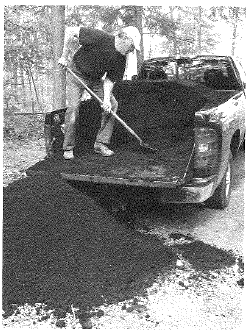
#> input picture img/Test1/q1.png, 249 x 330 px
$ python deskew.py ../img/Test1/q1.png ../img/Test1/q2.png
#> lines starting #> are read from the running program, lines starting #| are printed output that depends on the picture; after the words box and inside, x2 and y2 are one past the last pixel; in counts of white or black regions, pixels touching at a corner belong together
#!/usr/bin/env python3
"""掃描歪斜轉正（題本圖片用）：python3 tools/deskew.py 輸入.png 輸出.png

內容（照片/表格）是白底上的深色區塊：先用非白像素的 minAreaRect 抓傾斜角；
外緣軸對齊、內容卻歪的掃描（minAreaRect 會回 0°）退回霍夫直線，
取近水平長線的中位角。轉正後依內容範圍裁切、留 8px 白邊。
需要 opencv：pip install --break-system-packages opencv-python-headless
"""
import sys

import cv2
import numpy as np

WHITE = 235   # 灰階 >= 此值視為白底


def angle_min_area_rect(gray):
    mask = (gray < WHITE).astype(np.uint8) * 255
    mask = cv2.dilate(mask, np.ones((5, 5), np.uint8), iterations=2)
    _, (w, h), ang = cv2.minAreaRect(cv2.findNonZero(mask))
    if ang < -45:
        ang += 90
    elif ang > 45:
        ang -= 90
    return ang


def angle_hough(gray):
    edges = cv2.Canny(gray, 60, 160)
    lines = cv2.HoughLinesP(edges, 1, np.pi / 720, threshold=40,
                            minLineLength=gray.shape[1] // 4, maxLineGap=6)
    if lines is None:
        return 0.0
    angs = [np.degrees(np.arctan2(y2 - y1, x2 - x1))
            for x1, y1, x2, y2 in lines.reshape(-1, 4)]
    angs = [a for a in angs if abs(a) < 20]
    return float(np.median(angs)) if angs else 0.0


def deskew(src, dst):
#> called with src = '../img/Test1/q1.png', dst = '../img/Test1/q2.png'
    img = cv2.imread(src)
#> img is the input picture: shape (330, 249, 3); min 0, max 255, mean 134.6
    gray = cv2.cvtColor(img, cv2.COLOR_BGR2GRAY)
    ang = angle_min_area_rect(gray)
#> in angle_min_area_rect, `mask = (gray < WHITE).astype(np.uint8) * 255`:
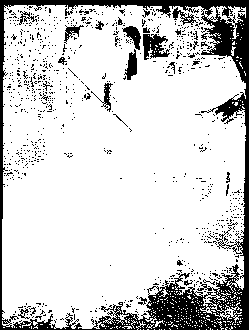
#> mask: shape (330, 249); 82.3% white; 861 black regions (830 under 20 px), largest, box (x1, y1, x2, y2) and area: (0, 0, 249, 330) 10636, (143, 34, 170, 60) 428, (124, 49, 137, 80) 227
#> in angle_min_area_rect, `mask = cv2.dilate(mask, np.ones((5, 5), np.uint8), iterations=2)`:
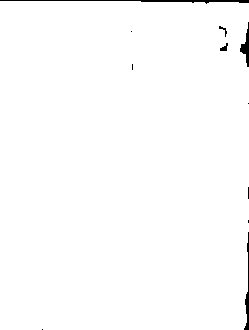
#> mask: shape (330, 249); 99% white; 11 black regions (6 under 20 px), largest, box (x1, y1, x2, y2) and area: (0, 0, 249, 4) 374, (244, 232, 249, 330) 184, (240, 22, 249, 67) 166, (220, 43, 228, 51) 35, (219, 26, 227, 37) 26
#> in angle_min_area_rect, `_, (w, h), ang = cv2.minAreaRect(cv2.findNonZero(mask))`: w = 328; h = 248; ang = -90
#> in angle_min_area_rect, `ang += 90`: ang = 0
#> ang = 0
    how = 'minAreaRect'
    if abs(ang) < 0.8:   # 外緣軸對齊時 minAreaRect 測不到，改看表格/文字線
        ang, how = angle_hough(gray), 'hough'
#> in angle_hough, `edges = cv2.Canny(gray, 60, 160)`:
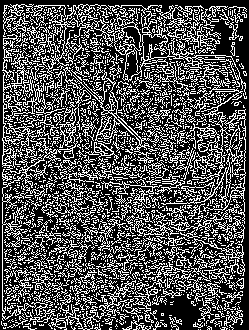
#> edges: shape (330, 249); 32% white in thin lines or dots
#> in angle_hough, `lines = cv2.HoughLinesP(edges, 1, np.pi / 720, threshold=40, minLineLe..`: lines = 163 rows, first 6: [3, 121, 3, 58], [6, 87, 78, 159], [83, 126, 232, 329], [36, 237, 165, 91], [191, 51, 195, 127], [6, 5, 118, 117]
#> in angle_hough, `angs = [np.degrees(np.arctan2(y2 - y1, x2 - x1)) for x1, y1, x2, y2 in..`: angs = 163 values, max 90 at index 57, min -90 at index 0, mean 0.412
#> in angle_hough, `angs = [a for a in angs if abs(a) < 20]`: angs = [1.95, -11.04, 0, 0.796, 0.541, -0.924, 0, -19.36]
#> how = 'hough'
    if abs(ang) < 0.8:
        print(f'{src}: 傾斜 {ang:.1f}° 忽略不轉')
#| ../img/Test1/q1.png: 傾斜 0.0° 忽略不轉
        rot = img
    else:
        h, w = img.shape[:2]
        M = cv2.getRotationMatrix2D((w / 2, h / 2), ang, 1.0)
        rot = cv2.warpAffine(img, M, (w, h), flags=cv2.INTER_CUBIC,
                             borderMode=cv2.BORDER_CONSTANT, borderValue=(255, 255, 255))
        print(f'{src}: 轉正 {ang:.2f}°（{how}）')
    g2 = cv2.cvtColor(rot, cv2.COLOR_BGR2GRAY)
    ys, xs = np.where(g2 < WHITE)
    pad = 8
    rot = rot[max(0, ys.min() - pad):min(rot.shape[0], ys.max() + pad),
              max(0, xs.min() - pad):min(rot.shape[1], xs.max() + pad)]
    cv2.imwrite(dst, rot)


if __name__ == '__main__':
    deskew(sys.argv[1], sys.argv[2])

$ run again, on img/Test1/q4.png
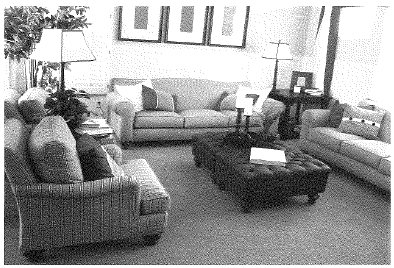
#> input picture img/Test1/q4.png, 394 x 268 px
#> in deskew, img is the input picture: shape (268, 394, 3); min 0, max 255, mean 153.9
#> in angle_min_area_rect, `mask = cv2.dilate(mask, np.ones((5, 5), np.uint8), iterations=2)`:
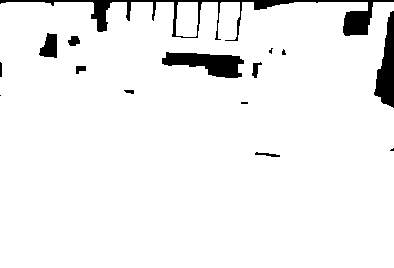
#> mask: shape (268, 394); 94.7% white; 15 black regions (5 under 20 px), largest, box (x1, y1, x2, y2) and area: (0, 0, 394, 41) 2497, (162, 52, 244, 78) 1268, (374, 11, 394, 108) 1098
#> in angle_min_area_rect, `_, (w, h), ang = cv2.minAreaRect(cv2.findNonZero(mask))`: w = 265; h = 393; ang = -90
#> in angle_min_area_rect, `ang += 90`: ang = 0
#> in angle_hough, `edges = cv2.Canny(gray, 60, 160)`:
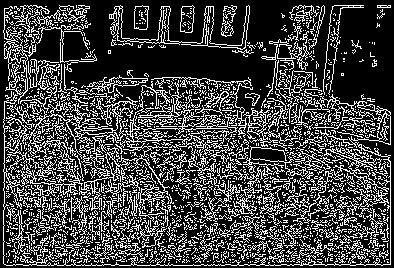
#> edges: shape (268, 394); 26.3% white in thin lines or dots
#> lines = 30 rows, first 6: [3, 119, 180, 149], [203, 115, 302, 115], [89, 112, 219, 128], [111, 265, 312, 265], [32, 188, 202, 178], [162, 144, 340, 225]
#> in angle_hough, `angs = [np.degrees(np.arctan2(y2 - y1, x2 - x1)) for x1, y1, x2, y2 in..`: angs = 30 values, max 33.6 at index 21, min -90 at index 29, mean 0.0129
#> in angle_hough, `angs = [a for a in angs if abs(a) < 20]`: angs = 25 values, max 9.62 at index 0, min -17.87 at index 6, mean -1.06
#> how = 'hough'
#| ../img/Test1/q4.png: 傾斜 0.0° 忽略不轉

$ run again, on img/Test1/q5.png
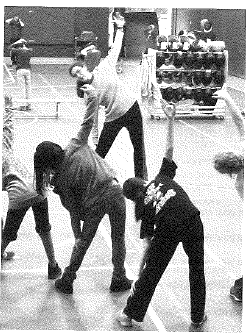
#> input picture img/Test1/q5.png, 246 x 336 px
#> in deskew, img is the input picture: shape (336, 246, 3); min 0, max 255, mean 163.3
#> in angle_min_area_rect, `mask = cv2.dilate(mask, np.ones((5, 5), np.uint8), iterations=2)`:
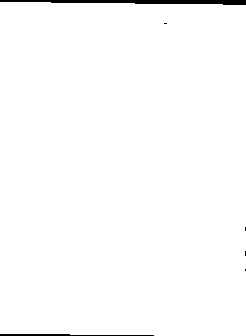
#> mask: shape (336, 246); 98.7% white; 6 black regions (4 under 20 px), largest, box (x1, y1, x2, y2) and area: (0, 0, 246, 5) 821, (0, 334, 154, 336) 224
#> in angle_min_area_rect, `_, (w, h), ang = cv2.minAreaRect(cv2.findNonZero(mask))`: w = 333; h = 245; ang = -90
#> in angle_min_area_rect, `ang += 90`: ang = 0
#> in angle_hough, `edges = cv2.Canny(gray, 60, 160)`:
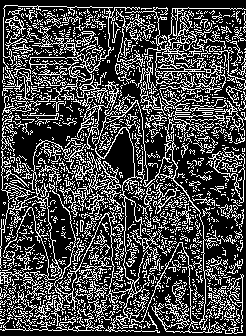
#> edges: shape (336, 246); 28.1% white in thin lines or dots
#> lines = 83 rows, first 6: [2, 190, 3, 110], [21, 329, 119, 172], [167, 113, 172, 8], [19, 329, 64, 257], [14, 240, 236, 18], [41, 296, 125, 212]
#> in angle_hough, `angs = [np.degrees(np.arctan2(y2 - y1, x2 - x1)) for x1, y1, x2, y2 in..`: angs = 83 values, max 90 at index 22, min -90 at index 42, mean -14.76
#> in angle_hough, `angs = [a for a in angs if abs(a) < 20]`: angs = [0.637, 0, 1.64]
#> in deskew, `ang, how = angle_hough(gray), 'hough'`: ang = 0.637; how = 'hough'
#| ../img/Test1/q5.png: 傾斜 0.6° 忽略不轉
